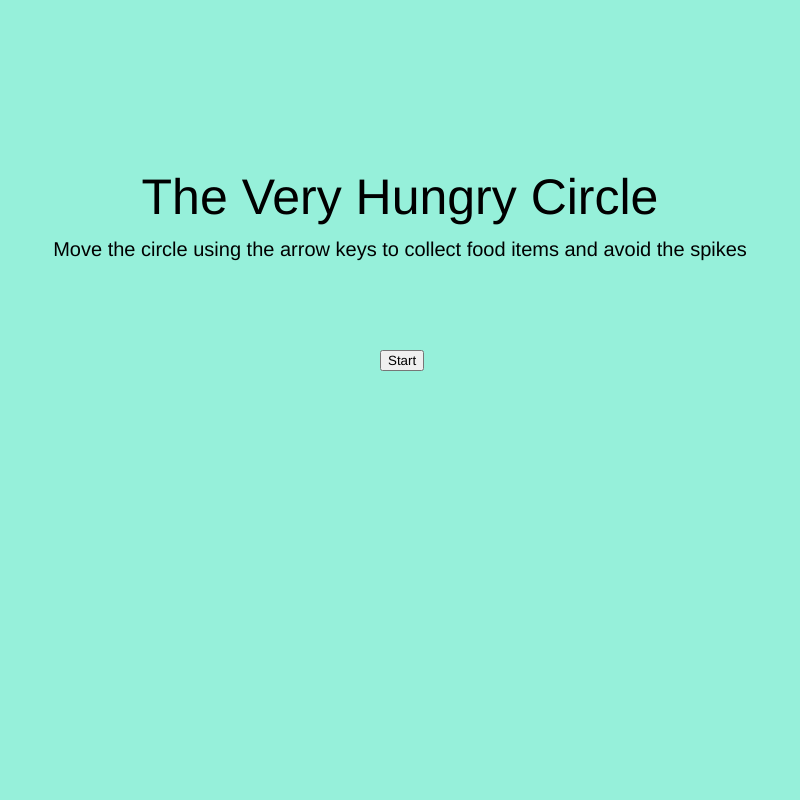
Frame 1 (no input)
Frame 60 (no input): identical to frame 1, image omitted
Frame 120 (the mouse pressed at the canvas centre since frame 60): identical to frame 1, image omitted

The p5.js sketch that drew this single still picture (run headless with seeded random() and noise() and a simulated clock; from frame 60 on, the mouse is pressed at the canvas centre):

// p5.js sketch
// ── sketch.js
//player variables
let x = 380;
let y = 350;
let pColor;
//food variables
let foodItems = [];
let maxFood = 8;
let foodTime = 5000;
let foodInterval = 500;
let lastFood = 0;
//spike variables
let spikeItems = [];
let maxSpikes = 12;
let spikeTime = 8000;
let spikeInterval = 500;
let lastSpike = 0;
let spikeSize = 15;
let invincibleUntil = 0;
//time variables
let timeLeft;
let startTime;
let gameTime = 60;
//other game variables
let startButton;
let restartButton;
let gameState = "start";
let lives = 5;
let score = 0;

function setup() {
    // put setup code here
    createCanvas(800, 800);
    background(150, 240, 218);
    //start button
    startButton = createButton ("Start");
    startButton.position(380, 350);
    startButton.mousePressed(startGame);
    //restart button
    restartButton = createButton ("Play Again");
    restartButton.position(350, 500);
    restartButton.mousePressed(startGame);
    restartButton.hide();
    //player color
    pColor = color(0, 0, 255);
}
function draw() {
    //draw start menu
    if(gameState === "start"){
        background(150, 240, 218);
        textAlign(CENTER, CENTER);
        textSize(50);
        text("The Very Hungry Circle", 400, 200);
        
        textAlign(CENTER, CENTER);
        textSize(20);
        text("Move the circle using the arrow keys to collect food items and avoid the spikes", 400, 250);
    }else if(gameState === "playing"){//draw game items
        background(150, 240, 218); 
        updateTimer();
        drawHUD();
        spawnFood();
        spawnSpikes();
        despawnFood();
        despawnSpikes();
        drawFood();
        drawSpikes();
        checkSpikeCollision();
        checkFoodCollision();
       //player movement 
        if(keyIsDown(LEFT_ARROW)){ 
            x -= 5;//move player left
        }
        if(keyIsDown(RIGHT_ARROW)){
            x += 5;//move player right
        }
        if(keyIsDown(UP_ARROW)){
            y -= 5;//move player up
        }
        if(keyIsDown(DOWN_ARROW)){
            y += 5;//move player down
        }
        //player
        fill(pColor);
        circle(x, y, 50);
        //stop player from going out of bounds
        x = constrain(x, 25, 775);
        y = constrain(y, 60, 775); 
    }else if(gameState === "gameover"){//draw game over for time is up and all 5 lives lost
        background(150, 240, 218);
        restartButton.show();
        fill(0);
        textSize(50);
        textAlign(CENTER, CENTER);
        text("GAME OVER!", 400, 400);
        
        textSize(30);
        text("You collected " + score + " food items!", 400, 450);  
    }
}
function startGame(){//start game function
    gameState = "playing";
    startTime = millis();
    startButton.hide();
    restartButton.hide();
    score = 0;
    lives = 5;
}
function updateTimer(){//timer function
    let elapsed = (millis() - startTime) / 1000; //convert milliseconds to seconds
    timeLeft = gameTime - elapsed;
    if(timeLeft <= 0){
        timeLeft = 0; //prevents negative timer
        gameState = "gameover";
    }
}
function drawHUD(){//draw hud for time, score, and lives
    //invisible background for hud
    fill(150, 240, 218);
    noStroke();
    rect(0, 0, 800, 35);
    
    fill(0);
    textSize(20);
    //timer
    textAlign(CENTER, TOP);
    text("Time: " + floor(timeLeft), 400, 10);
    //score
    textAlign(LEFT, TOP);
    text("Score: " + score, 200, 10);
    //lives
    textAlign(RIGHT, TOP);
    text("Lives: " + lives + "/5", 600, 10);
}
function  checkFoodCollision(){ //increase score when player collides with food item
    for(let i = foodItems.length - 1; i >= 0; i--){
        let d = dist(x, y, foodItems[i].x, foodItems[i].y);
        if(d < 25 + 12.5){
            score += 1;
            foodItems.splice(i, 1);//remove collected food item
        }
    }
}
function drawFood(){//draws the food items
    fill(0, 255, 0);
    for(let i = 0; i < foodItems.length; i ++){
        square(foodItems[i].x, foodItems[i].y, 30);
    }
}
function spawnFood(){//spawns food items if there are less than 5 on screen
    if(foodItems.length < maxFood && millis() - lastFood > foodInterval){
        foodItems.push({//creating new randome food item
            x: random (25, 775),
            y: random (60, 775),
            spawnTime: millis()
        });
        lastFood = millis();
    }
}
function despawnFood(){//despawns food items after 5 seconds
    for(let i = foodItems.length - 1; i >= 0; i--){
        if(millis() - foodItems[i].spawnTime > foodTime){
            foodItems.splice(i, 1);
        }
    }
}
function checkSpikeCollision(){//decrease lives when player collides with spike item
    for(let i = spikeItems.length - 1; i >= 0; i--){
        let d = dist(x, y, spikeItems[i].x, spikeItems[i].y);
        if(d < 25 + spikeSize && millis() > invincibleUntil){
            lives -= 1;
            pColor = color(255, 255, 0);
            console.log("lives"+lives);
            invincibleUntil = millis() + 500;//player is invincible for 0.5 second after spike collision
            spikeItems.splice(i, 1);//removes spike items when player collides with them
            if(lives <= 0){
                gameState = "gameover";
            }
        }else if(millis() > invincibleUntil){//changes color of player back when they are no longer invincible
            pColor = color(0, 0, 255);
        }
    }
}
function drawSpikes(){//draws the spikes all same size random locations
    fill(255, 0, 0);
    for(let i = 0; i < spikeItems.length; i ++){
        triangle(spikeItems[i].x, spikeItems[i].y - spikeSize,
                 spikeItems[i].x - spikeSize, spikeItems[i].y + spikeSize, 
                 spikeItems[i].x + spikeSize, spikeItems[i].y + spikeSize);
    }
}
function spawnSpikes(){//spawns spikes if there are less than 3 on screen
    if(spikeItems.length < maxSpikes && millis() - lastSpike > spikeInterval){
       spikeItems.push({//creating new random spike
           x: random (25, 775),
           y: random (60, 775),
           spawnTime: millis()
       });
       lastSpike = millis();
    }
}
function despawnSpikes(){//despawns spikes after 5 seconds
    for(let i = spikeItems.length - 1; i >= 0; i--){
        if(millis() - spikeItems[i].spawnTime > spikeTime){
            spikeItems.splice(i, 1);
        }
    }
}
